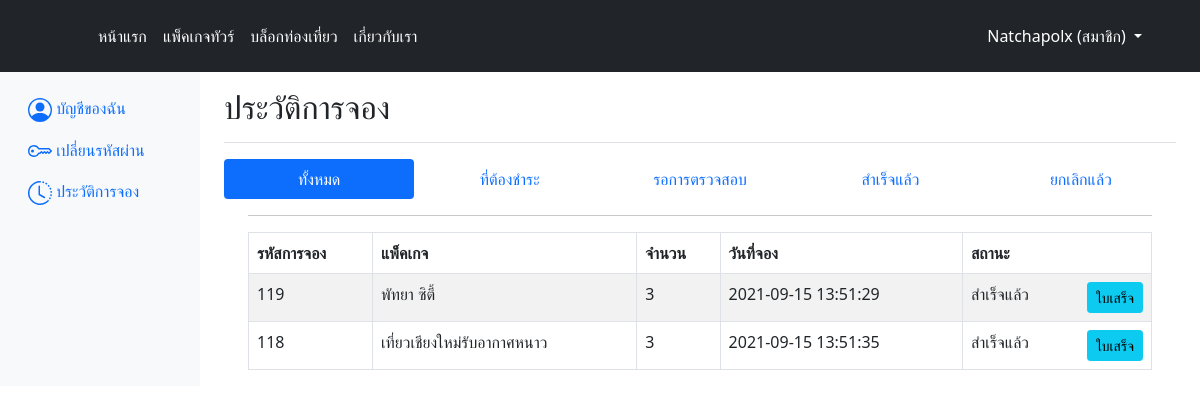
Page /tourlike/account_order.php (signed in) on the committed database.
### tables this page shows
CREATE TABLE `order_detail` (
  `order_id` int(10) NOT NULL,
  `tour_id` int(10) NOT NULL,
  `order_price` float NOT NULL COMMENT 'ราคาต่อชิ้น',
  `order_amount` int(10) NOT NULL COMMENT 'จำนวนที่จอง'
);

CREATE TABLE `order` (
  `order_id` int(10) NOT NULL,
  `order_date` timestamp NOT NULL DEFAULT current_timestamp() ON UPDATE current_timestamp(),
  `order_status` int(1) NOT NULL DEFAULT 1 COMMENT '1=รอชำระมัดจำ, 2=รอตรวจสอบการชำระค่ามัดจำ, 3= สำเร็จ, 4= ยกเลิก',
  `id` int(10) UNSIGNED NOT NULL
);

CREATE TABLE `tour` (
  `tour_id` int(10) NOT NULL,
  `tour_title` varchar(100) NOT NULL COMMENT 'ชื่อที่แสดงหน้าโชว์',
  `img_title` varchar(100) NOT NULL COMMENT 'รูปแพ็คเกจ',
  `tour_name` varchar(100) NOT NULL COMMENT 'ชื่อทัวร์',
  `date_start` date DEFAULT NULL COMMENT 'วันที่เริ่มทัวร์',
  `date_end` date DEFAULT NULL COMMENT 'วันเดินทางกลับ',
  `tour_detail` varchar(5000) DEFAULT NULL COMMENT 'รายละเอียดทัวร์',
  `tour_price` float NOT NULL COMMENT 'ราคาทัวร์',
  `trip_type` varchar(500) DEFAULT NULL COMMENT 'สายการบิน รถทัวร์ ต่างๆ',
  `amount` int(10) NOT NULL COMMENT 'จำนวนคนที่รับ',
  `accommodation` varchar(500) DEFAULT NULL COMMENT 'ที่พัก',
  `img_accommodation` varchar(100) DEFAULT NULL COMMENT 'รูปที่พัก',
  `province_id` int(11) NOT NULL,
  `company_id` int(10) NOT NULL
);

### tourlike/database/function.php (called while the page is built, shortened)
<?php
    class DB_con {
        function __construct()
        {
            $conn = mysqli_connect(DB_SERVER, DB_USER, DB_PASS, DB_NAME);
            $this->dbcon = $conn;
        }
        public function usercheckorder($uid, $type){
            $where = "";
            $showordermem = mysqli_query($this->dbcon, "SELECT a1.order_id, a1.order_date, a1.order_status, tour.tour_title, order_detail.order_amount
            FROM `order` AS a1
            INNER JOIN order_detail ON a1.order_id = order_detail.order_id
            INNER JOIN tour ON order_detail.tour_id=tour.tour_id
            WHERE id = '$uid' {$where}
            ORDER BY order_id DESC ");
            return $showordermem;
        }
    }
?>

### tourlike/account_order.php (the view, shortened to what this page needs)
<?php
include 'layout/header.php';
include_once('database/function.php');
$db_handle = new DB_con();
include 'nav_account.php';
if(!isset($_SESSION['id'])){
echo "<script>window.location.href='index.php'</script>";
}else{
?>
    <main class="col-md-9 ms-sm-auto col-lg-10 px-md-4">
      <div class="d-flex justify-content-between flex-wrap flex-md-nowrap align-items-center pt-3 pb-2 mb-3 border-bottom">
        <h3 class="h2">ประวัติการจอง</h3>
      </div>
<?php
$uid = $_SESSION['id'];
$type='';
?>
      <ul class="nav nav-pills nav-justified">
      <li class="nav-item">
        <a class="nav-link <?php if($type == ''){echo "active";} ?>" aria-current="page" href="account_order.php">ทั้งหมด</a>
      </li>
      <li class="nav-item">
        <a class="nav-link <?php if($type == 1){echo "active";} ?>" href="?type=1">ที่ต้องชำระ</a>
      </li>
      <li class="nav-item">
        <a class="nav-link <?php if($type == 2){echo "active";} ?>" href="?type=2">รอการตรวจสอบ</a>
      </li>
      <li class="nav-item">
        <a class="nav-link <?php if($type == 3){echo "active";} ?>" href="?type=3">สำเร็จแล้ว</a>
      </li>
      <li class="nav-item">
        <a class="nav-link <?php if($type == 4){echo "active";} ?>" href="?type=4">ยกเลิกแล้ว</a>
      </li>
    </ul>
    <div class="container">
            <hr>
            <table id="mytable" class="table table-bordered table-striped">
                <thead>
                    <th>รหัสการจอง</th>
                    <th>แพ็คเกจ</th>
                    <th>จำนวน</th>
                    <th>วันที่จอง</th>
                    <th>สถานะ</th>
                </thead>
        <tbody>
                <?php
                $sql = $db_handle->usercheckorder($uid, $type);
                while($row = mysqli_fetch_array($sql)) {
                ?>
                <tr>
                    <td><?php echo $row['order_id']; ?></td>
                    <td><?php echo $row['tour_title']; ?></td>
                    <td><?php echo $row['order_amount']; ?></td>
                    <td><?php echo $row['order_date']; ?></td>
                    <td><?php
                    if($row['order_status']== 1){
                      echo "รอการชำระเงินมัดจำ";
                    }elseif($row['order_status']== 2){
                      echo "กำลังตรวจสอบการชำระเงินมัดจำ";
                    }elseif($row['order_status']== 3){
                      echo "สำเร็จแล้ว";
                    }else{
                      echo "ยกเลิกการจอง";
                    }
                    ?>
                        <?php
                          if($row['order_status'] == 1){
                        ?>
                        <div class="" style="float: right;">
                        <a href="pay_deposit.php?oid=<?php echo $row['order_id']; ?>" class="btn btn-success btn-sm" >ชำระเงิน</a>
                        <a href="delete_order.php?delorder=<?php echo $row['order_id']; ?>" class="btn btn-danger btn-sm" >ลบ</a>
                        </div>
                        <?php
                        }elseif($row['order_status'] == 2){
                        ?>
                          <button type="button" class="btn btn-primary btn-sm" style="float: right;" data-bs-toggle="modal" data-bs-target="#checkpay<?php echo $row['order_id']; ?>">ตรวจสอบ</button>
                        <?php
                        }elseif($row['order_status'] == 3){
                          ?>
                        <a href="receipt.php?oid=<?php echo $row['order_id']; ?>" class="btn btn-info btn-sm" style="float: right;">ใบเสร็จ</a>
                        <?php
                        }else{
                        }
                        ?>
                    </td>
                </tr>
            <?php
                }
            ?>
        </tbody>
            </table>
    </div>
    </main>
  </div>
</div>
</body>
    <link rel="stylesheet" href="css/bootstrap.min.css">
</html>
<?php
}
?>

### rows in the picture
order_detail: order_id.order_id "119", tour.tour_title "พัทยา ซิตี้", order_amount "3", order_id.order_date "2021-09-15 13:51:29"
order_detail: order_id.order_id "118", tour.tour_title "เที่ยวเชียงใหม่รับอากาศหนาว", order_amount "3", order_id.order_date "2021-09-15 13:51:35"

### other values in the picture
$_SESSION['name'] "Natchapolx"
$_SESSION['role'] "สมาชิก"
